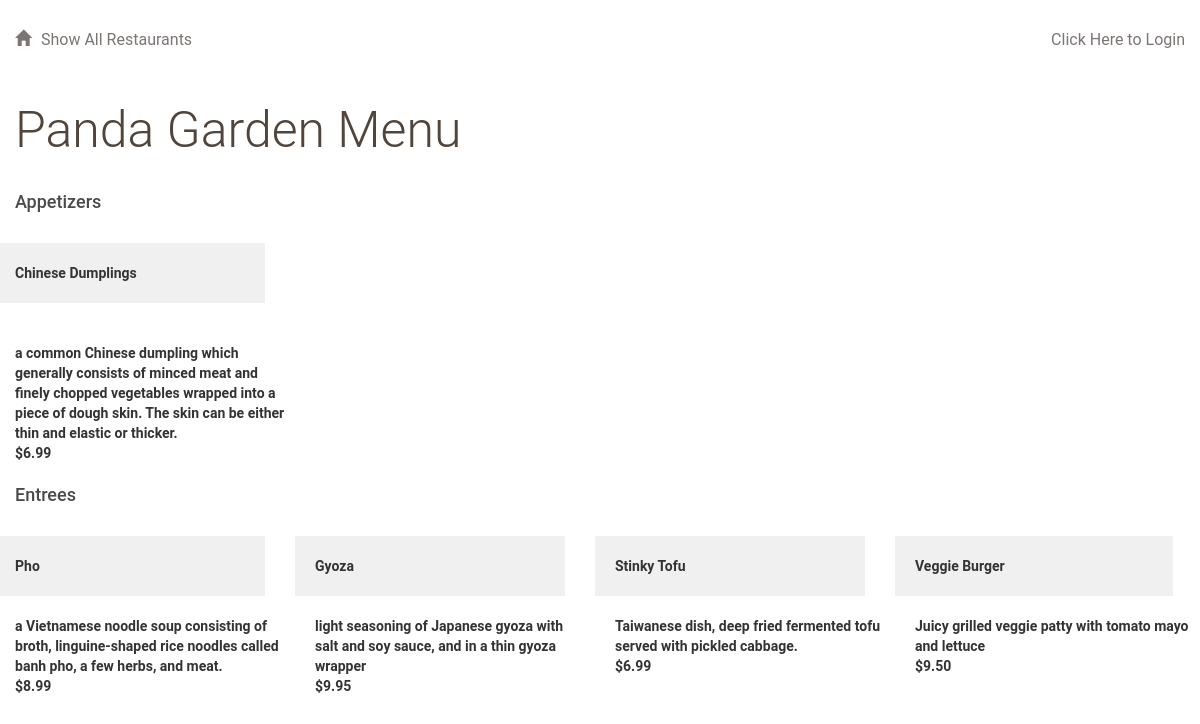
/restaurant/3/, run on the app's committed database.
### catalog/database_setup.py (models this page shows, shortened)
class Restaurant(Base):
    __tablename__ = 'restaurant'
    user = relationship(User)
    name = Column(String(80), nullable=False)
    id = Column(Integer, primary_key=True)
    user_id = Column(Integer, ForeignKey('user.id'))

class MenuItem(Base):
    __tablename__ = 'menu_item'
    restaurant = relationship(Restaurant)
    user = relationship(User)
    name = Column(String(80), nullable=False)
    id = Column(Integer, primary_key=True)
    course = Column(String(250))
    description = Column(String(250))
    price = Column(String(8))
    restaurant_id = Column(Integer, ForeignKey('restaurant.id'))
    user_id = Column(Integer, ForeignKey('user.id'))

### catalog/project.py (the view)
@app.route('/restaurant/<int:restaurant_id>/')
@app.route('/restaurant/<int:restaurant_id>/menu/')
def get_menu(restaurant_id):
    restaurant = session.query(Restaurant).filter_by(id=int(restaurant_id)
                                                     ).one()
    items = session.query(MenuItem).filter_by(restaurant_id=restaurant.id
                                              ).all()
    try:
        user_id = login_session['user_id']
    except KeyError:
        user_id = None
    return render_template('menu.html', restaurant=restaurant,
                           items=items, user_id=user_id)

### catalog/templates/menu.html (shortened to what this page needs)
{% extends "base.html" %}
  {% block content %}
    <h1 class="header">{{restaurant.name}} Menu</h1>
    {% if items %}
      <div class="row">
        {% for item in items if item.course == 'Appetizer' %}
          {% if loop.first %}
            <div class="col-md-12">
              <h3>Appetizers</h3>
            </div>
          {% endif %}
          <div class="col-md-3">
            <div class="menu-item">{{item.name}}</div>
            <br>
            <div class="description">{{item.description}}</div>
            <div class="menu-price">{{item.price}}</div>
          </div>
        {% endfor %}
      </div>
      <div class="row">
        {% for item in items if item.course == 'Entree' %}
          {% if loop.first %}
            <div class="col-md-12">
              <h3>Entrees</h3>
            </div>
          {% endif %}
          {% if loop.index is divisibleby 4 %}
            <div class="row">
          {% endif %}
          <div class="col-md-3">
            <div class="menu-item">{{item.name}}</div>
            <div class="description">{{item.description}}</div>
            <div class="menu-price">{{item.price}}</div>
          </div>
          {% if loop.index is divisibleby 4 %}
            </div>
          {% endif %}
        {% endfor %}
      </div>
    {% else %}
      There are no menu items why not create one!
    {% endif %}
  {% endblock content %}

### catalog/static/style.css (style rules this page uses)
* { font-family: "Helvetica Neue Bold", Roboto, Helvetica, Arial, sans-serif; font-weight: 700; }
h1 { font-family: "Helvetica Neue Light", Roboto, Helvetica, Arial, sans-serif; font-size: 50px; color: #51453B; line-height: 60px; font-weight: 300; }
h3 { font-size: 18px; color: #4A4A4A; line-height: 23px; }
.menu-item { background: #F0F0F0; padding: 20px; margin: 20px; margin-left: -20px; }
.menu-price { font-weight: 700; }

### data on the page
Restaurant: name "Panda Garden"
MenuItem: name "Chinese Dumplings", description "a common Chinese dumpling which generally consists of minced meat and finely chopped vegetables wrapped into a piece of dough skin. The skin can be either thin and elastic or thicker.", price "$6.99"
MenuItem: shows "Entrees", name "Pho", description "a Vietnamese noodle soup consisting of broth, linguine-shaped rice noodles called banh pho, a few herbs, and meat.", price "$8.99"
MenuItem: name "Gyoza", description "light seasoning of Japanese gyoza with salt and soy sauce, and in a thin gyoza wrapper", price "$9.95"
MenuItem: name "Stinky Tofu", description "Taiwanese dish, deep fried fermented tofu served with pickled cabbage.", price "$6.99"
MenuItem: name "Veggie Burger", description "Juicy grilled veggie patty with tomato mayo and lettuce", price "$9.50"
